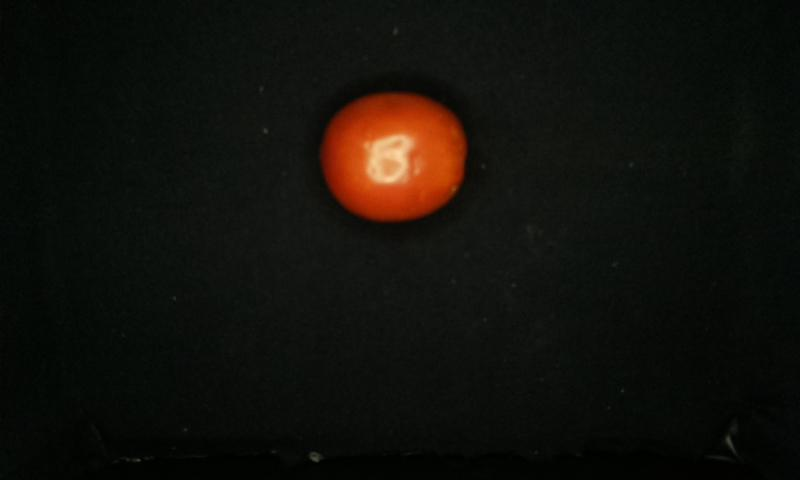
%> input picture TP3/Maturity/Class 6/Muestra135_1.jpg, 800 x 480 px; its folder holds only this picture in this run
$ octave predictFIS.m   (GNU Octave 9; MATLAB toolbox functions it lacks are replaced by stand-ins)
%> lines starting %> are read from the running program, lines starting %| are printed output that depends on the picture; in (x1, y1, x2, y2) boxes, pixels count from 0 and x2, y2 are one past the last pixel; in counts of white or black regions, pixels touching at a corner belong together; the program's own positions count from 1
### TP3/matlabFunctions/computeMeanChannels.m
function [meanR,meanG,meanB] = computeMeanChannels(path)
%> called with path = '../Maturity/Class 6/Muestra135_1.jpg'
%DATASETTRANSFORMATION Summary of this function goes here
%   Detailed explanation goes here


    image = imread(path);
%> image is the input picture: size 480x800x3 uint8; mean R, G, B 17.6, 16.2, 11.1
    [BW,maskedRGBImage] = createMask(image);
%> in createMask, `sliderBW = (I(:,:,1) >= channel1Min ) & (I(:,:,1) <= channel1Max) & (I..`:
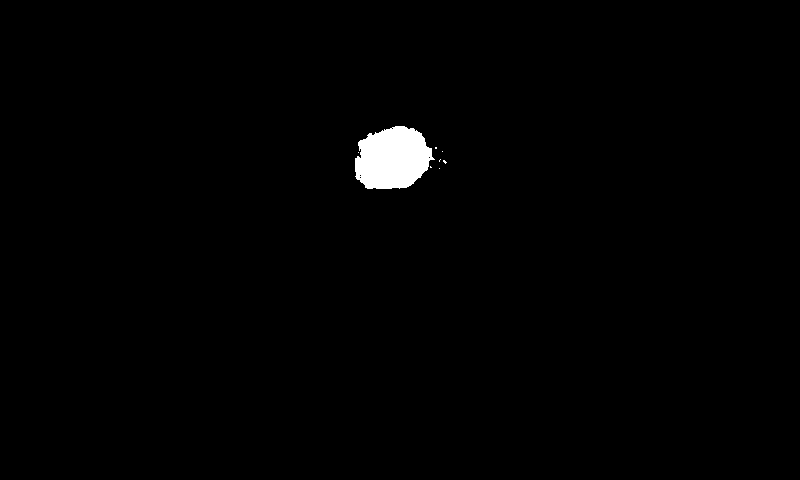
%> sliderBW: size 480x800 logical; 1% white; 8 white regions (7 under 20 px), largest, box (x1, y1, x2, y2) and area: (355, 126, 435, 189) 3816

    %Masks within range
    maskedRGBImage = normalize(maskedRGBImage,'range');
    redChannel = maskedRGBImage(:,:,1); % Red channel
    greenChannel = maskedRGBImage(:,:,2); % Green channel
    blueChannel = maskedRGBImage(:,:,3); % Blue channel

    indices = find(BW);
%> indices = 3838 values from 170559 to 214243

    %Thresholds
    thresholdRed = redChannel(indices);
%> thresholdRed = 3838 values, max 1 at index 15, min 0.814 at index 1502, mean 0.938
    thresholdGreen = greenChannel(indices);
%> thresholdGreen = 3838 values, max 1 at index 11, min 0.374 at index 2356, mean 0.806
    thresholdBlue = blueChannel(indices);
%> thresholdBlue = 3838 values, max 1 at index 11, min 0.0833 at index 2421, mean 0.68

    %Averages
    meanR = mean2(thresholdRed);
%> meanR = 0.938
    meanG = mean2(thresholdGreen);
%> meanG = 0.806
    meanB = mean2(thresholdBlue);
%> meanB = 0.68

end

### TP3/matlabFunctions/createMask.m
function [BW,maskedRGBImage] = createMask(RGB)
%createMask  Threshold RGB image using auto-generated code from colorThresholder app.
%  [BW,MASKEDRGBIMAGE] = createMask(RGB) thresholds image RGB using
%  auto-generated code from the colorThresholder app. The colorspace and
%  range for each channel of the colorspace were set within the app. The
%  segmentation mask is returned in BW, and a composite of the mask and
%  original RGB images is returned in maskedRGBImage.

% Auto-generated by colorThresholder app on 29-Nov-2021
%------------------------------------------------------


% Convert RGB image to chosen color space
I = RGB;

% Define thresholds for channel 1 based on histogram settings
channel1Min = 75.000;
channel1Max = 255.000;

% Define thresholds for channel 2 based on histogram settings
channel2Min = 80.000;
channel2Max = 255.000;

% Define thresholds for channel 3 based on histogram settings
channel3Min = 0.000;
channel3Max = 255.000;

% Create mask based on chosen histogram thresholds
sliderBW = (I(:,:,1) >= channel1Min ) & (I(:,:,1) <= channel1Max) & ...
    (I(:,:,2) >= channel2Min ) & (I(:,:,2) <= channel2Max) & ...
    (I(:,:,3) >= channel3Min ) & (I(:,:,3) <= channel3Max);
BW = sliderBW;

% Initialize output masked image based on input image.
maskedRGBImage = RGB;

% Set background pixels where BW is false to zero.
maskedRGBImage(repmat(~BW,[1 1 3])) = 0;

maskedRGBImage=double(maskedRGBImage);

end

### TP3/matlabFunctions/predictFIS.m
rootPath="../Maturity/Class 6/";
myFiles = dir(fullfile(rootPath,'*.jpg'));

for k = 1:length(myFiles)
    fileName = myFiles(k).name;
    fileName = append(rootPath, fileName);
    [meanR,meanG,meanB] =computeMeanChannels(fileName);
%> meanR = 0.938; meanG = 0.806; meanB = 0.68

%> (the run ends here)
